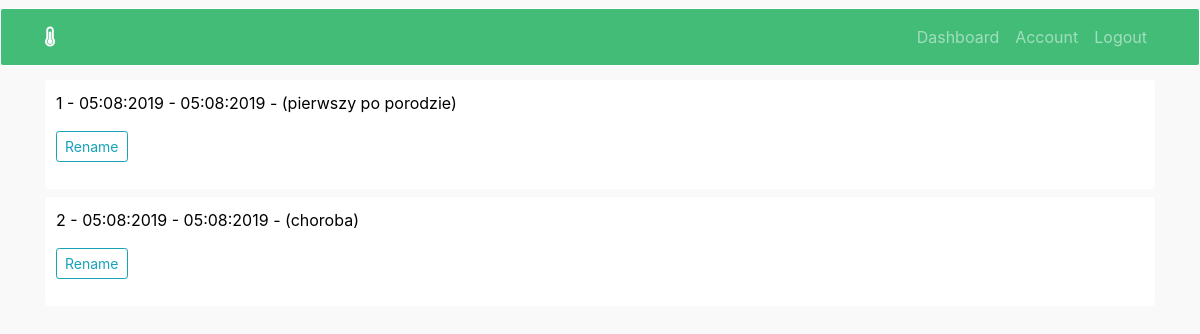
The app's page /old_records (signed in) with its own data.
### tempapp/models.py (models this page shows, shortened)
class OldRecord(db.Model):
    id = db.Column(db.Integer, primary_key=True)
    temps = db.Column(db.String, nullable=False)
    notes = db.Column(db.String, nullable=False)
    date_begin = db.Column(db.DateTime, nullable=False)
    date_end = db.Column(db.DateTime, nullable=False)
    name = db.Column(db.String, default='')
    user_id = db.Column(db.Integer, db.ForeignKey('user.id'), nullable=False)

### tempapp/routes.py (the view)
@login_required
@app.route("/old_records", methods=['GET', 'POST'])
def old_records():
    old_records = OldRecord.query.filter_by(author=current_user)
    form = RenameRecordForm()
    return render_template('old_records.html', title='archivised', old_records=old_records, form=form)

### tempapp/models.py (called while the page is built)
@login_manager.user_loader
def load_user(user_id):
    return User.query.get(int(user_id))

### tempapp/templates/old_records.html (shortened to what this page needs)
{% extends "layout.html" %}
{% block content %}
    {% for record in old_records %}
        <div class="content-section">
                <p>
                    {{ record.id }} -
                    {{ record.date_begin.strftime("%d:%m:%Y") }} -
                    {{ record.date_end.strftime("%d:%m:%Y") }}
                    {% if record.name %}
                    -
                    ({{ record.name }})
                    {% endif %}
                </p>
            <div class="input-section">
                <div class="form-group">
                    <button type="button" class="btn btn-outline-info btn-sm" data-toggle="modal" data-target="#modal-{{ record.id }}">Rename</button>
                </div>
            </div>
        </div>
    {% endfor %}
{% endblock content %}

### tempapp/templates/layout.html (shortened to what this page needs)
<!DOCTYPE html>
<html>
<head>
    <link rel="stylesheet" href="https://maxcdn.bootstrapcdn.com/bootstrap/4.0.0/css/bootstrap.min.css">
    <link rel="stylesheet" type="text/css" href="{{ url_for('static', filename='main.css') }}">
    <link rel="stylesheet" href="https://use.fontawesome.com/releases/v5.7.0/css/all.css">
</head>
<body>
    <div class="container">
              <nav class="navbar navbar-expand-md navbar-dark bg-steel fixed-top">
                <div class="container">
                  <a class="navbar-brand" href="{{ url_for('info') }}"><span class="fas fa-thermometer-three-quarters"></span></a>
                  <div class="collapse navbar-collapse" id="navbarToggle">
                    <div class="navbar-nav ml-auto">
                        {% if current_user.is_authenticated %}
                        <a class="nav-item nav-link" href="{{ url_for('dashboard') }}">Dashboard</a>
                        <a class="nav-item nav-link" href="{{ url_for('account') }}">Account</a>
                        <a class="nav-item nav-link" href="{{ url_for('logout') }}">Logout</a>
                        {% else %}
                        <a class="nav-item nav-link" href="{{ url_for('login') }}">Login</a>
                        <a class="nav-item nav-link" href="{{ url_for('register') }}">Register</a>
                        {% endif %}
                    </div>
                  </div>
                </div>
              </nav>
    </div>
    <main role="main" class="container">
          {% block content %}{% endblock %}
    </main>
</body>
</html>

### tempapp/static/main.css (style rules this page uses)
body { background: #F9F9F9; color: #000000; margin-top: 5rem; }
.bg-steel { background-color: #43BC78; }
.content-section, .navbar, #myChart { border-radius: 3px; margin-top:0.5em; border: 1px solid #ffffff; max-height: 700px; }
.content-section { background-color: #ffffff; padding: 10px 10px; }
.input-section { grid-column: 1/2; display: grid; grid-template-columns: auto auto auto; grid-gap: 0.5em; }

### records on screen
OldRecord: id "1", date_begin "05:08:2019", date_end "05:08:2019", name "pierwszy po porodzie"
OldRecord: id "2", date_begin "05:08:2019", date_end "05:08:2019", name "choroba"
